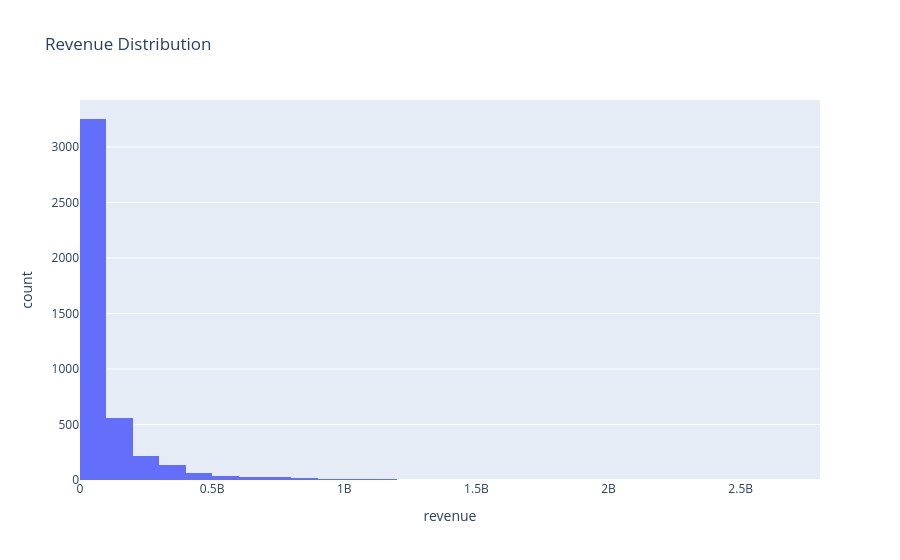

This figure's notebook cell:
### Code cell
fig = px.histogram(
    df,
    x="revenue",
    nbins=40,
    title="Revenue Distribution"
)

fig.show()

### Figure 1 — Plotly figure (JSON) as saved in the notebook; plotly's stock layout.template omitted (floating-point values rounded to 4 significant figures; data arrays with more than 128 entries replaced by an {"elided": "..."} marker saying what was removed)
{"data": [{"bingroup": "x", "hovertemplate": "revenue=%{x}<br>count=%{y}<extra></extra>", "legendgroup": "", "marker": {"color": "#636efa", "pattern": {"shape": ""}}, "name": "", "nbinsx": 40, "orientation": "v", "showlegend": false, "type": "histogram", "x": {"elided": "4375 int values"}, "xaxis": "x", "yaxis": "y"}], "layout": {"barmode": "relative", "legend": {"tracegroupgap": 0}, "title": {"text": "Revenue Distribution"}, "xaxis": {"anchor": "y", "domain": [0, 1], "title": {"text": "revenue"}}, "yaxis": {"anchor": "x", "domain": [0, 1], "title": {"text": "count"}}}}
